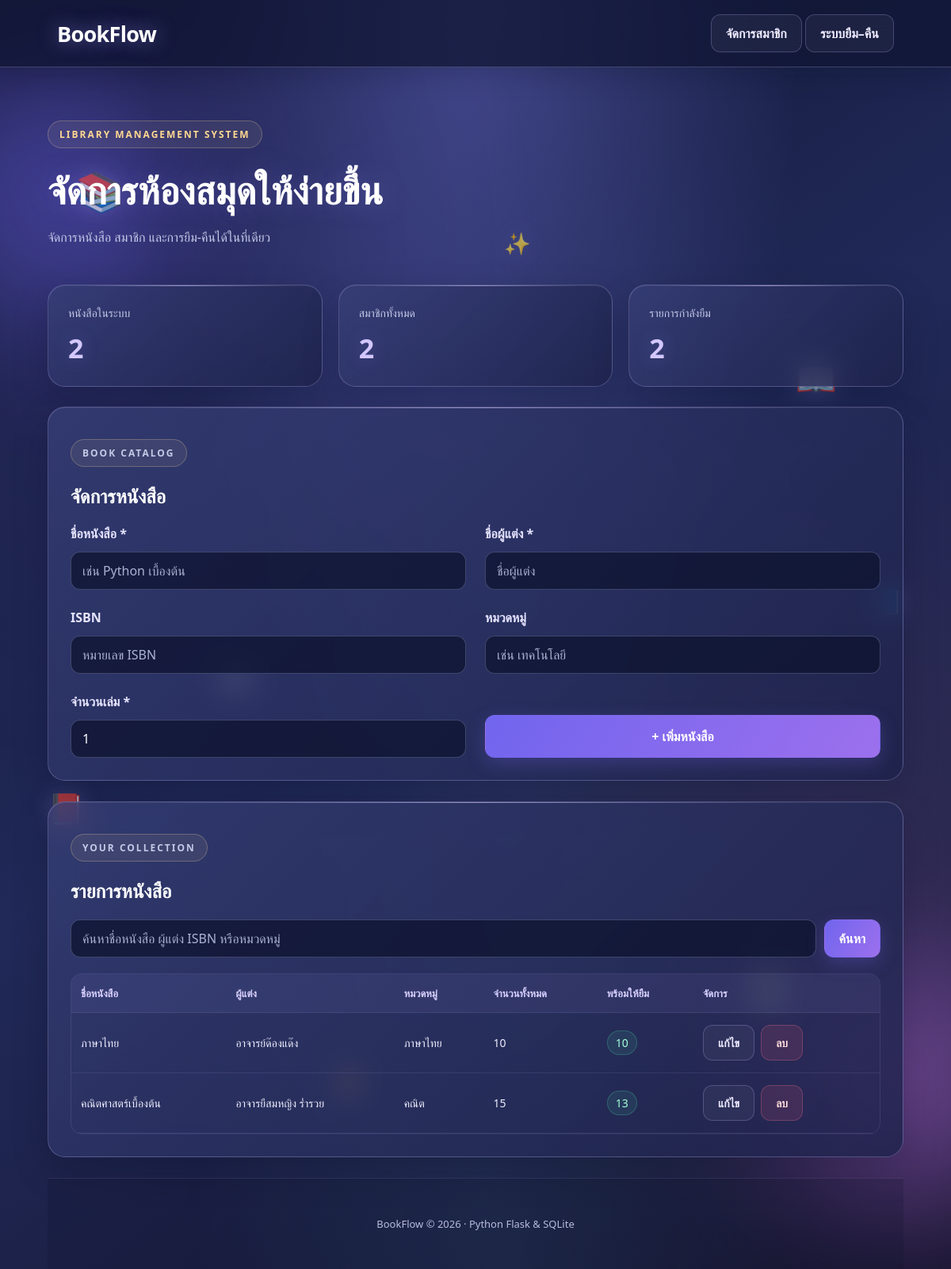
The page / on the database its author committed.
### tables this page shows
CREATE TABLE books (
                id INTEGER PRIMARY KEY AUTOINCREMENT,
                isbn TEXT UNIQUE,
                title TEXT NOT NULL,
                author TEXT NOT NULL,
                category TEXT,
                total_copies INTEGER NOT NULL DEFAULT 1
                    CHECK (total_copies >= 1),
                created_at TEXT NOT NULL DEFAULT CURRENT_TIMESTAMP
            );

### app.py (the view, shortened to what this page needs)
@app.route("/")
def home():
    search = request.args.get("search", "").strip()
    connection = get_db_connection()
    try:
        sql = """
            SELECT
                b.*,
                b.total_copies - (
                    SELECT COUNT(*)
                    FROM borrow_records br
                    WHERE br.book_id = b.id
                      AND br.status = 'borrowed'
                ) AS available_copies
            FROM books b
        """
        params = []
        sql += " ORDER BY b.id DESC"
        books = connection.execute(sql, params).fetchall()
        total_books = connection.execute(
            "SELECT COUNT(*) FROM books"
        ).fetchone()[0]
        total_members = connection.execute(
            "SELECT COUNT(*) FROM members"
        ).fetchone()[0]
        active_loans = connection.execute(
            "SELECT COUNT(*) FROM borrow_records WHERE status = 'borrowed'"
        ).fetchone()[0]
        return render_template(
            "index.html",
            books=books,
            search=search,
            total_books=total_books,
            total_members=total_members,
            active_loans=active_loans,
        )
    finally:
        connection.close()

### database/db.py (called while the page is built)
def get_db_connection():
    connection = sqlite3.connect(DATABASE_PATH)
    connection.row_factory = sqlite3.Row
    connection.execute("PRAGMA foreign_keys = ON")
    return connection

### templates/index.html (shortened to what this page needs)
<!DOCTYPE html>
<html lang="th">
<head>
    <link rel="stylesheet" href="{{ url_for('static', filename='style.css') }}">
</head>
<body>
     <div class="library-background" aria-hidden="true">
        <span class="floating-book book-one">📚</span>
        <span class="floating-book book-two">📖</span>
        <span class="floating-book book-three">📕</span>
        <span class="floating-book book-four">📗</span>
        <span class="floating-book book-five">📘</span>
        <span class="floating-book book-six">📙</span>
        <span class="floating-book book-seven">✨</span>
        <span class="floating-book book-eight">📖</span>
    </div>
    <header class="header">
        <a class="brand" href="/">BookFlow</a>
        <div>
    <a class="button secondary" href="{{ url_for('members') }}">จัดการสมาชิก</a>
    <a class="button secondary" href="{{ url_for('loans') }}">ระบบยืม–คืน</a>
    </div>
</header>
    <main class="container">
        <section class="welcome">
            <p class="eyebrow">LIBRARY MANAGEMENT SYSTEM</p>
            <h1>จัดการห้องสมุดให้ง่ายขึ้น</h1>
            <p class="subtitle">จัดการหนังสือ สมาชิก และการยืม-คืนได้ในที่เดียว</p>
        </section>
        <section class="stats">
            <article class="stat-card">
                <span>หนังสือในระบบ</span>
                <strong>{{ total_books }}</strong>
            </article>
            <article class="stat-card">
                <span>สมาชิกทั้งหมด</span>
                <strong>{{ total_members }}</strong>
            </article>
            <article class="stat-card">
                <span>รายการกำลังยืม</span>
                <strong>{{ active_loans }}</strong>
            </article>
        </section>
        <section class="panel">
            <div class="section-heading">
                <div>
                    <p class="eyebrow">BOOK CATALOG</p>
                    <h2>จัดการหนังสือ</h2>
                </div>
            </div>
            <form action="{{ url_for('add_book') }}" method="POST" class="book-form">
                <div class="form-group">
                    <label for="title">ชื่อหนังสือ *</label>
                    <input id="title" name="title" required maxlength="200"
                           placeholder="เช่น Python เบื้องต้น">
                </div>
                <div class="form-group">
                    <label for="author">ชื่อผู้แต่ง *</label>
                    <input id="author" name="author" required maxlength="150"
                           placeholder="ชื่อผู้แต่ง">
                </div>
                <div class="form-group">
                    <label for="isbn">ISBN</label>
                    <input id="isbn" name="isbn" maxlength="30"
                           placeholder="หมายเลข ISBN">
                </div>
                <div class="form-group">
                    <label for="category">หมวดหมู่</label>
                    <input id="category" name="category" maxlength="100"
                           placeholder="เช่น เทคโนโลยี">
                </div>
                <div class="form-group">
                    <label for="total_copies">จำนวนเล่ม *</label>
                    <input id="total_copies" name="total_copies" type="number"
                           min="1" value="1" required>
                </div>
                <button class="button primary" type="submit">+ เพิ่มหนังสือ</button>
            </form>
        </section>
        <section class="panel">
            <div class="section-heading">
                <div>
                    <p class="eyebrow">YOUR COLLECTION</p>
                    <h2>รายการหนังสือ</h2>
                </div>
            </div>
            <form action="{{ url_for('home') }}" method="GET" class="search-form">
                <input name="search" value="{{ search }}"
                       placeholder="ค้นหาชื่อหนังสือ ผู้แต่ง ISBN หรือหมวดหมู่">
                <button class="button primary" type="submit">ค้นหา</button>
            </form>
            <div class="table-wrapper">
                <table>
                    <thead>
                        <tr>
                            <th>ชื่อหนังสือ</th>
                            <th>ผู้แต่ง</th>
                            <th>หมวดหมู่</th>
                            <th>จำนวนทั้งหมด</th>
                            <th>พร้อมให้ยืม</th>
                            <th>จัดการ</th>
                        </tr>
                    </thead>
                    <tbody>
                        {% for book in books %}
                            <tr>
                                <td>{{ book.title }}</td>
                                <td>{{ book.author }}</td>
                                <td>{{ book.category or "-" }}</td>
                                <td>{{ book.total_copies }}</td>
                                <td>
                                    <span class="availability">
                                        {{ book.available_copies }}
                                    </span>
                                </td>
                                <td>
                                    <div class="book-actions">
                                        <a class="button secondary"
                                           href="{{ url_for('edit_book', book_id=book.id) }}">
                                            แก้ไข
                                        </a>
                                        <form action="{{ url_for('delete_book', book_id=book.id) }}"
                                              method="POST"
                                              onsubmit="return confirm('ยืนยันการลบหนังสือเล่มนี้หรือไม่?')">
                                            <button class="button danger" type="submit">ลบ</button>
                                        </form>
                                    </div>
                                </td>
                            </tr>
                        {% endfor %}
                    </tbody>
                </table>
            </div>
        </section>
        <footer>
            <p>BookFlow © 2026 · Python Flask & SQLite</p>
        </footer>
    </main>
</body>
</html>

### rows shown on the page
books: title "ภาษาไทย", author "อาจารย์ด๊องแด๊ง", category "ภาษาไทย", total_copies "10", available_copies "10"
books: title "คณิตศาสตร์เบื้องต้น", author "อาจารยืสมหญิง ร่ำรวย", category "คณิต", total_copies "15", available_copies "13"

### other values the page prints
{{ total_books }} "2"
{{ total_members }} "2"
{{ active_loans }} "2"
